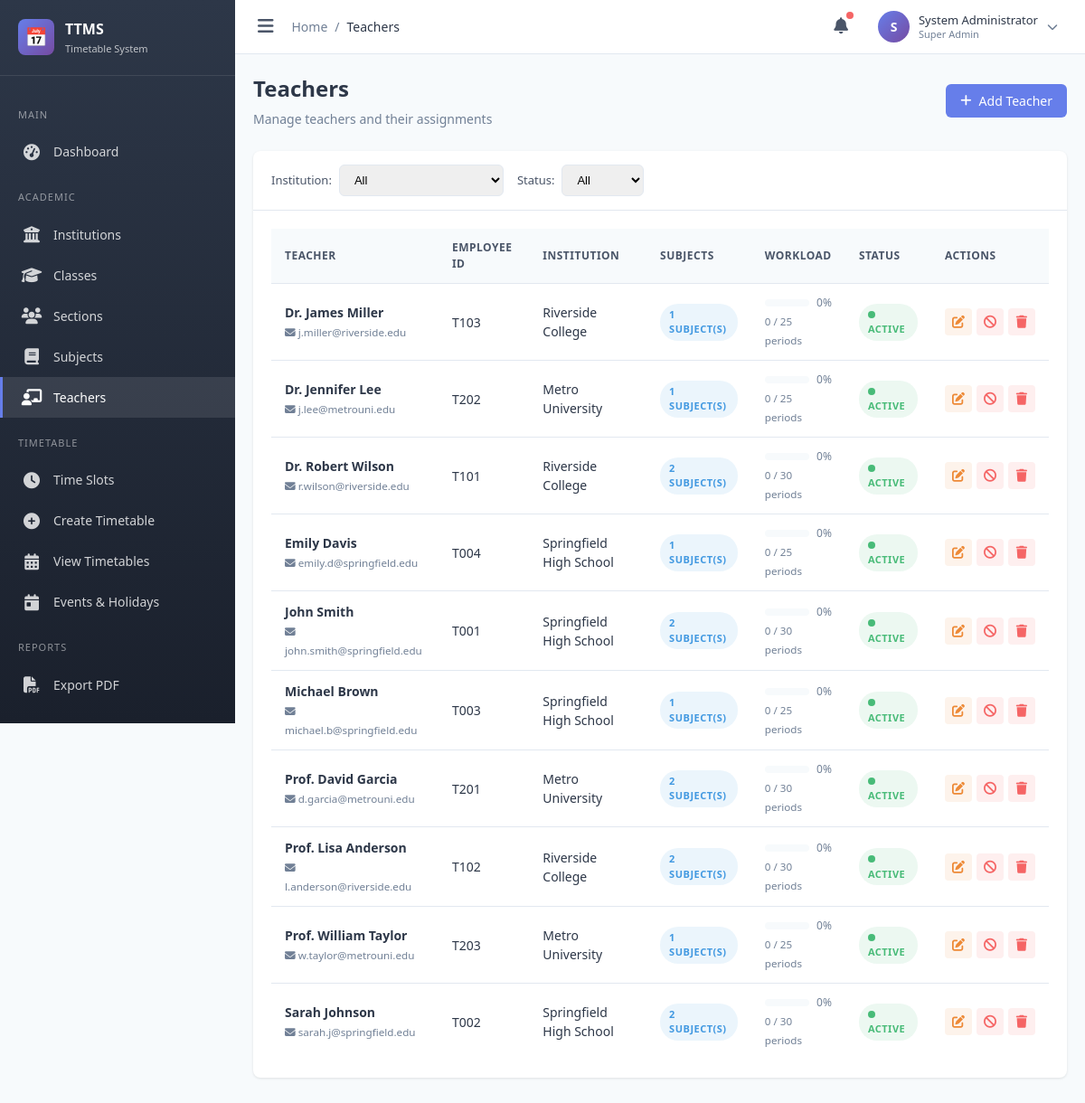
The app's page /modules/teacher/index.php (signed in) with its own data.
### tables this page shows
CREATE TABLE teachers (
    id INT PRIMARY KEY AUTO_INCREMENT,
    institution_id INT NOT NULL,
    employee_id VARCHAR(50) UNIQUE NOT NULL,
    name VARCHAR(100) NOT NULL,
    email VARCHAR(100),
    phone VARCHAR(20),
    qualification TEXT,
    max_periods_per_day INT DEFAULT 6,
    max_periods_per_week INT DEFAULT 30,
    status ENUM('active','inactive') DEFAULT 'active',
    created_at TIMESTAMP DEFAULT CURRENT_TIMESTAMP,
    updated_at TIMESTAMP DEFAULT CURRENT_TIMESTAMP ON UPDATE CURRENT_TIMESTAMP,
    FOREIGN KEY (institution_id) REFERENCES institutions(id) ON DELETE CASCADE
);

CREATE TABLE institutions (
    id INT PRIMARY KEY AUTO_INCREMENT,
    name VARCHAR(200) NOT NULL,
    type ENUM('school','college','university') NOT NULL,
    address TEXT,
    contact_email VARCHAR(100),
    contact_phone VARCHAR(20),
    logo VARCHAR(255),
    status ENUM('active','inactive') DEFAULT 'active',
    created_at TIMESTAMP DEFAULT CURRENT_TIMESTAMP,
    updated_at TIMESTAMP DEFAULT CURRENT_TIMESTAMP ON UPDATE CURRENT_TIMESTAMP
);

### includes/functions.php (called while the page is built, shortened)
<?php
require_once __DIR__ . '/../config/database.php';
function isLoggedIn() {
    return isset($_SESSION['admin_id']) && !empty($_SESSION['admin_id']);
}
function getCurrentAdmin() {
    return dbFetch(
        "SELECT a.*, r.name as role_name
         FROM admins a
         LEFT JOIN roles r ON a.role_id = r.id
         WHERE a.id = ?",
        [$_SESSION['admin_id']]
    );
}
function isSuperAdmin() {
    $admin = getCurrentAdmin();
    return $admin && $admin['is_super_admin'];
}
function hasPermission($module, $action = 'view') {
    if (isSuperAdmin()) return true;
    $admin = getCurrentAdmin();
    $permissionMap = [
        'view' => 'can_view',
        'create' => 'can_create',
        'edit' => 'can_edit',
        'delete' => 'can_delete',
        'export' => 'can_export'
    ];
    $column = $permissionMap[$action] ?? 'can_view';
    $permission = dbFetch(
        "SELECT {$column} FROM role_permissions WHERE role_id = ? AND module = ?",
        [$admin['role_id'], $module]
    );
    return $permission && $permission[$column];
}

### config/database.php (called while the page is built, shortened)
<?php
function getDB() {
    static $pdo = null;
    if ($pdo === null) {
        try {
            $dsn = sprintf(
                "mysql:host=%s;port=%d;dbname=%s;charset=%s",
                DB_HOST,
                DB_PORT,
                DB_NAME,
                DB_CHARSET
            );
            $pdo = new PDO($dsn, DB_USER, DB_PASS, [
                PDO::ATTR_ERRMODE => PDO::ERRMODE_EXCEPTION,
                PDO::ATTR_DEFAULT_FETCH_MODE => PDO::FETCH_ASSOC,
                PDO::ATTR_EMULATE_PREPARES => false,
            ]);
        } catch (PDOException $e) {
            error_log("Database connection failed: " . $e->getMessage());
            throw $e;
        }
    }
    return $pdo;
}
function dbQuery($sql, $params = []) {
    $stmt = getDB()->prepare($sql);
    $stmt->execute($params);
    return $stmt;
}
function dbFetch($sql, $params = []) {
    return dbQuery($sql, $params)->fetch();
}
function dbFetchAll($sql, $params = []) {
    return dbQuery($sql, $params)->fetchAll();
}

### includes/auth_check.php (called while the page is built, shortened)
<?php
require_once __DIR__ . '/functions.php';
$currentAdmin = getCurrentAdmin();

### modules/teacher/index.php (the view, shortened to what this page needs)
<?php
require_once __DIR__ . '/../../includes/auth_check.php';
$breadcrumb = [
    ['label' => 'Teachers']
];
require_once __DIR__ . '/../../includes/header.php';
$institutionFilter = isset($_GET['institution']) ? intval($_GET['institution']) : 0;
$statusFilter = isset($_GET['status']) ? $_GET['status'] : '';
$sql = "SELECT t.*, i.name as institution_name,
               (SELECT COUNT(*) FROM teacher_subjects ts WHERE ts.teacher_id = t.id) as subject_count,
               (SELECT COUNT(*) FROM timetable_entries te JOIN timetables tt ON te.timetable_id = tt.id WHERE te.teacher_id = t.id AND tt.status = 'published') as assignment_count
        FROM teachers t
        JOIN institutions i ON t.institution_id = i.id
        WHERE 1=1";
$params = [];
$sql .= " ORDER BY t.name";
$teachers = dbFetchAll($sql, $params);
?>
<div class="page-header">
    <div>
        <h1 class="page-title">Teachers</h1>
        <p class="page-subtitle">Manage teachers and their assignments</p>
    </div>
    <?php if (hasPermission('teacher', 'create')): ?>
        <a href="form.php" class="btn btn-primary">
            <i class="fas fa-plus"></i> Add Teacher
        </a>
    <?php endif; ?>
</div>
<div class="card">
    <div class="card-header">
        <div class="filter-bar" style="margin-bottom: 0;">
            <div class="filter-group">
                <label>Institution:</label>
                <select class="form-control" onchange="window.location.href='?institution='+this.value+'&status=<?php echo $statusFilter; ?>'">
                    <option value="">All</option>
                </select>
            </div>
            <div class="filter-group">
                <label>Status:</label>
                <select class="form-control" onchange="window.location.href='?institution=<?php echo $institutionFilter; ?>&status='+this.value">
                    <option value="">All</option>
                </select>
            </div>
        </div>
    </div>
    <div class="card-body">
        <?php if (empty($teachers)): ?>
            <div class="empty-state">
                <div class="empty-state-icon">&#128104;&#8205;&#127979;</div>
                <h3>No Teachers Found</h3>
                <p>Add teachers to your institutions.</p>
                <?php if (hasPermission('teacher', 'create')): ?>
                    <a href="form.php" class="btn btn-primary">Add Teacher</a>
                <?php endif; ?>
            </div>
        <?php else: ?>
            <div class="table-container">
                <table class="data-table">
                    <thead>
                        <tr>
                            <th>Teacher</th>
                            <th>Employee ID</th>
                            <th>Institution</th>
                            <th>Subjects</th>
                            <th>Workload</th>
                            <th>Status</th>
                            <th>Actions</th>
                        </tr>
                    </thead>
                    <tbody>
                        <?php foreach ($teachers as $teacher):
                            $workloadPercent = min(100, ($teacher['assignment_count'] / ($teacher['max_periods_per_week'] ?: 30)) * 100);
                        ?>
                            <tr>
                                <td>
                                    <strong><?php echo htmlspecialchars($teacher['name']); ?></strong><br>
                                    <small style="color: var(--text-light);">
                                        <?php if ($teacher['email']): ?>
                                            <i class="fas fa-envelope"></i> <?php echo htmlspecialchars($teacher['email']); ?>
                                        <?php endif; ?>
                                    </small>
                                </td>
                                <td><?php echo htmlspecialchars($teacher['employee_id']); ?></td>
                                <td><?php echo htmlspecialchars($teacher['institution_name']); ?></td>
                                <td>
                                    <span class="badge badge-info"><?php echo $teacher['subject_count']; ?> subject(s)</span>
                                </td>
                                <td>
                                    <div style="display: flex; align-items: center; gap: 8px;">
                                        <div style="flex: 1; background: var(--bg-light); height: 8px; border-radius: 4px; overflow: hidden;">
                                        </div>
                                        <span style="font-size: 12px; color: var(--text-light);"><?php echo round($workloadPercent); ?>%</span>
                                    </div>
                                    <small style="color: var(--text-light);"><?php echo $teacher['assignment_count']; ?> / <?php echo $teacher['max_periods_per_week'] ?: 30; ?> periods</small>
                                </td>
                                <td>
                                    <span class="badge badge-<?php echo $teacher['status'] === 'active' ? 'success' : 'danger'; ?>">
                                        <span class="status-dot status-<?php echo $teacher['status']; ?>"></span>
                                        <?php echo ucfirst($teacher['status']); ?>
                                    </span>
                                </td>
                                <td>
                                    <div class="action-btns">
                                        <a href="form.php?id=<?php echo $teacher['id']; ?>" class="action-btn edit" title="Edit">
                                            <i class="fas fa-edit"></i>
                                        </a>
                                        <a href="?toggle=<?php echo $teacher['id']; ?>" class="action-btn <?php echo $teacher['status'] === 'active' ? 'delete' : 'view'; ?>" title="<?php echo $teacher['status'] === 'active' ? 'Deactivate' : 'Activate'; ?>">
                                            <i class="fas fa-<?php echo $teacher['status'] === 'active' ? 'ban' : 'check'; ?>"></i>
                                        </a>
                                        <a href="?delete=<?php echo $teacher['id']; ?>" class="action-btn delete" title="Delete" onclick="return confirmDelete();">
                                            <i class="fas fa-trash"></i>
                                        </a>
                                    </div>
                                </td>
                            </tr>
                        <?php endforeach; ?>
                    </tbody>
                </table>
            </div>
        <?php endif; ?>
    </div>
</div>
<?php require_once __DIR__ . '/../../includes/footer.php'; ?>

### includes/header.php (shortened to what this page needs)
<?php
$currentPage = basename(dirname($_SERVER['PHP_SELF']));
$currentFile = basename($_SERVER['PHP_SELF'], '.php');
?>
<!DOCTYPE html>
<html lang="en">
<head>
    <link rel="stylesheet" href="/ttc/assets/css/style.css">
    <link rel="stylesheet" href="https://cdnjs.cloudflare.com/ajax/libs/font-awesome/6.4.0/css/all.min.css">
</head>
<body>
    <div class="admin-wrapper">
        <aside class="sidebar" id="sidebar">
            <div class="sidebar-header">
                <div class="sidebar-logo">&#128197;</div>
                <div class="sidebar-title">
                    TTMS
                    <span>Timetable System</span>
                </div>
            </div>
            <nav class="sidebar-menu">
                <div class="menu-category">Main</div>
                <a href="/ttc/modules/dashboard/index.php" class="menu-item <?php echo $currentPage === 'dashboard' ? 'active' : ''; ?>">
                    <i class="fas fa-tachometer-alt"></i>
                    <span>Dashboard</span>
                </a>
                <div class="menu-category">Academic</div>
                <a href="/ttc/modules/institution/index.php" class="menu-item <?php echo $currentPage === 'institution' ? 'active' : ''; ?>">
                    <i class="fas fa-university"></i>
                    <span>Institutions</span>
                </a>
                <a href="/ttc/modules/class/index.php" class="menu-item <?php echo $currentPage === 'class' ? 'active' : ''; ?>">
                    <i class="fas fa-graduation-cap"></i>
                    <span>Classes</span>
                </a>
                <a href="/ttc/modules/section/index.php" class="menu-item <?php echo $currentPage === 'section' ? 'active' : ''; ?>">
                    <i class="fas fa-users"></i>
                    <span>Sections</span>
                </a>
                <a href="/ttc/modules/subject/index.php" class="menu-item <?php echo $currentPage === 'subject' ? 'active' : ''; ?>">
                    <i class="fas fa-book"></i>
                    <span>Subjects</span>
                </a>
                <a href="/ttc/modules/teacher/index.php" class="menu-item <?php echo $currentPage === 'teacher' ? 'active' : ''; ?>">
                    <i class="fas fa-chalkboard-teacher"></i>
                    <span>Teachers</span>
                </a>
                <div class="menu-category">Timetable</div>
                <a href="/ttc/modules/timeslot/index.php" class="menu-item <?php echo $currentPage === 'timeslot' ? 'active' : ''; ?>">
                    <i class="fas fa-clock"></i>
                    <span>Time Slots</span>
                </a>
                <a href="/ttc/modules/timetable/create.php" class="menu-item <?php echo $currentPage === 'timetable' && $currentFile === 'create' ? 'active' : ''; ?>">
                    <i class="fas fa-plus-circle"></i>
                    <span>Create Timetable</span>
                </a>
                <a href="/ttc/modules/timetable/index.php" class="menu-item <?php echo $currentPage === 'timetable' && $currentFile === 'index' ? 'active' : ''; ?>">
                    <i class="fas fa-calendar-alt"></i>
                    <span>View Timetables</span>
                </a>
                <a href="/ttc/modules/event/index.php" class="menu-item <?php echo $currentPage === 'event' ? 'active' : ''; ?>">
                    <i class="fas fa-calendar-day"></i>
                    <span>Events & Holidays</span>
                </a>
                <div class="menu-category">Reports</div>
                <a href="/ttc/modules/export/index.php" class="menu-item <?php echo $currentPage === 'export' ? 'active' : ''; ?>">
                    <i class="fas fa-file-pdf"></i>
                    <span>Export PDF</span>
                </a>
                <?php if (isSuperAdmin()): ?>
                <div class="menu-category">Administration</div>
                <?php endif; ?>
            </nav>
        </aside>
        <main class="main-content">
            <header class="main-header">
                <div class="header-left">
                    <button class="sidebar-toggle" id="sidebarToggle">
                        <i class="fas fa-bars"></i>
                    </button>
                    <nav class="breadcrumb">
                        <a href="/ttc/modules/dashboard/index.php">Home</a>
                        <?php if (isset($breadcrumb)): ?>
                            <?php foreach ($breadcrumb as $item): ?>
                                <span class="breadcrumb-separator">/</span>
                                <?php if (isset($item['url'])): ?>
                                    <a href="<?php echo $item['url']; ?>"><?php echo $item['label']; ?></a>
                                <?php else: ?>
                                    <span class="breadcrumb-current"><?php echo $item['label']; ?></span>
                                <?php endif; ?>
                            <?php endforeach; ?>
                        <?php endif; ?>
                    </nav>
                </div>
                <div class="header-right">
                    <button class="header-btn" title="Notifications">
                        <i class="fas fa-bell"></i>
                        <span class="notification-badge"></span>
                    </button>
                    <div class="user-menu" onclick="toggleUserDropdown()">
                        <div class="user-avatar">
                            <?php echo strtoupper(substr($currentAdmin['name'], 0, 1)); ?>
                        </div>
                        <div class="user-info">
                            <div class="user-name"><?php echo htmlspecialchars($currentAdmin['name']); ?></div>
                            <div class="user-role"><?php echo $currentAdmin['is_super_admin'] ? 'Super Admin' : ($currentAdmin['role_name'] ?? 'Admin'); ?></div>
                        </div>
                        <i class="fas fa-chevron-down" style="font-size: 12px; color: var(--text-light);"></i>
                    </div>
                </div>
            </header>
            <div class="content-wrapper">

### records on screen
teachers: name "Dr. James Miller", email "j.miller@riverside.edu", employee "T103", institution.name "Riverside College", subject_count "1", workloadPercent "0", assignment_count "0", max_periods_per_week "25", status "ACTIVE"
teachers: name "Dr. Jennifer Lee", email "j.lee@metrouni.edu", employee "T202", institution.name "Metro University", subject_count "1", workloadPercent "0", assignment_count "0", max_periods_per_week "25", status "ACTIVE"
teachers: name "Dr. Robert Wilson", email "r.wilson@riverside.edu", employee "T101", institution.name "Riverside College", subject_count "2", workloadPercent "0", assignment_count "0", max_periods_per_week "30", status "ACTIVE"
teachers: name "Emily Davis", email "emily.d@springfield.edu", employee "T004", institution.name "Springfield High School", subject_count "1", workloadPercent "0", assignment_count "0", max_periods_per_week "25", status "ACTIVE"
teachers: name "John Smith", email "john.smith@springfield.edu", employee "T001", institution.name "Springfield High School", subject_count "2", workloadPercent "0", assignment_count "0", max_periods_per_week "30", status "ACTIVE"
teachers: name "Michael Brown", email "michael.b@springfield.edu", employee "T003", institution.name "Springfield High School", subject_count "1", workloadPercent "0", assignment_count "0", max_periods_per_week "25", status "ACTIVE"
teachers: name "Prof. David Garcia", email "d.garcia@metrouni.edu", employee "T201", institution.name "Metro University", subject_count "2", workloadPercent "0", assignment_count "0", max_periods_per_week "30", status "ACTIVE"
teachers: name "Prof. Lisa Anderson", email "l.anderson@riverside.edu", employee "T102", institution.name "Riverside College", subject_count "2", workloadPercent "0", assignment_count "0", max_periods_per_week "30", status "ACTIVE"
teachers: name "Prof. William Taylor", email "w.taylor@metrouni.edu", employee "T203", institution.name "Metro University", subject_count "1", workloadPercent "0", assignment_count "0", max_periods_per_week "25", status "ACTIVE"
teachers: name "Sarah Johnson", email "sarah.j@springfield.edu", employee "T002", institution.name "Springfield High School", subject_count "2", workloadPercent "0", assignment_count "0", max_periods_per_week "30", status "ACTIVE"

### other values on screen
$item['label'] "Teachers"
substr($currentAdmin['name'], 0, 1) "S"
$currentAdmin['name'] "System Administrator"
